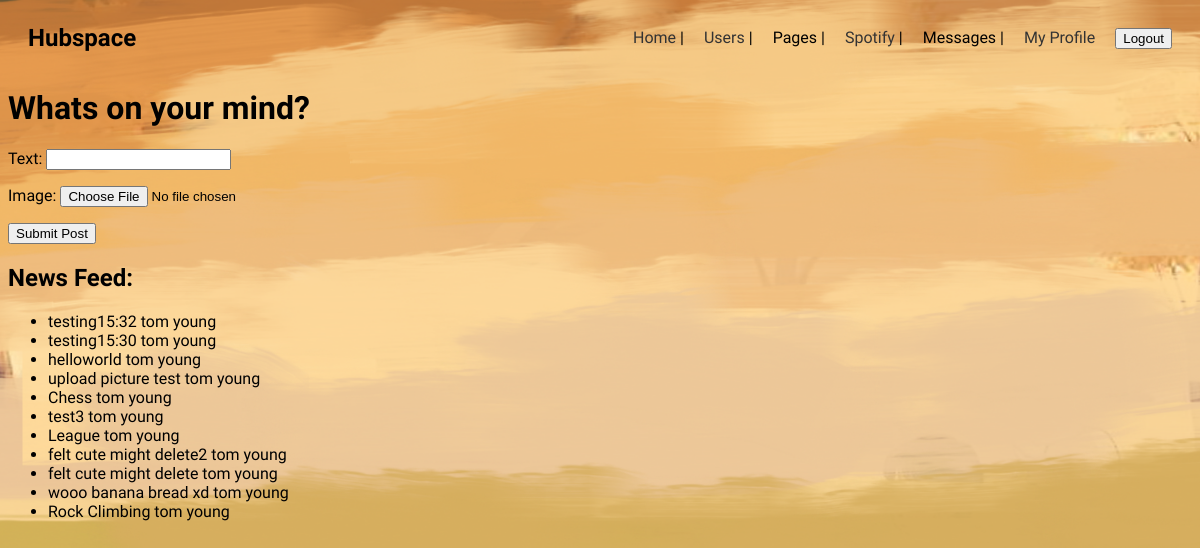
The app's page /hub/home/ (signed in) with its own data.
### hubspace/models.py (models this page shows, shortened)
class Post(models.Model):
    text = models.CharField(max_length=200)
    author = models.ForeignKey(Profile, related_name='posts', on_delete=models.CASCADE)
    datePublished = models.DateTimeField(auto_now_add=True)
    page = models.ForeignKey(Page, on_delete=models.CASCADE, null=True, blank = True)

class Profile(models.Model):
    user = models.OneToOneField(User, null = True, on_delete=models.CASCADE)
    username = models.CharField( max_length=10)
    firstName = models.CharField(max_length=10)
    lastName = models.CharField(max_length=10)
    birthDate = models.DateField()
    joindate = models.DateTimeField(auto_now_add = True)
    gender = models.BooleanField('male=true', default=True, blank=True)
    followers = models.ManyToManyField('self', related_name='following', symmetrical=False, blank=True)
    profilePicture = models.ForeignKey("Picture", on_delete=models.SET_NULL, null = True, blank = True, default=get_default_picture)
    biography = models.CharField(max_length=100)
    def __str__(self):
        return f"{self.firstName} {self.lastName}"

### hubspace/views.py (the view, shortened to what this page needs)
# urls.py: 2. Add a URL to urlpatterns:  path('', views.home, name='home')
def home(request):
    active_profile = get_object_or_404(Profile, id = request.user.profile.id)
    followed_profiles = active_profile.following.all()
    posts = Post.objects.filter(author__in=followed_profiles).order_by('-datePublished')
    context = {'posts': posts}
    if request.method == 'GET':
        post_form = PostForm()
        context['form'] = post_form
        return render(request, 'hubspace/home.html', context)

### hubspace/forms.py
class PostForm(forms.ModelForm):
    image = forms.ImageField(required=False)
    class Meta:
        model = Post
        fields = ['text', 'image']

### hubspace/templates/hubspace/home.html (shortened to what this page needs)
{% extends "hubspace/base.html" %}
{% block content %}
    <h1>Whats on your mind?</h1>
    <form action="" method="post">
        {{ form.as_p }}
        <button type="submit">Submit Post</button>
    </form>
    <h2>News Feed:</h2>
    <ul>
        {% for post in posts %}
        <li>
            {{ post.text}}
            {{post.author}}
        </li>
        {% endfor %}
    </ul>
{% endblock content %}

### static/hubspace/css/style.css (style rules this page uses)
.default-background { background-image: url("../images/backgroundmuted.png"); background-size: cover; background-position: center center; background-repeat: no-repeat; height: 100vh; }
body { font-family: 'Judson', serif; }

### records on screen
Post: text "testing15:32", author "tom young"
Post: text "testing15:30", author "tom young"
Post: text "helloworld", author "tom young"
Post: text "upload picture test", author "tom young"
Post: text "Chess", author "tom young"
Post: text "test3", author "tom young"
Post: text "League", author "tom young"
Post: text "felt cute might delete2", author "tom young"
Post: text "felt cute might delete", author "tom young"
Post: text "wooo banana bread xd", author "tom young"
Post: text "Rock Climbing", author "tom young"
